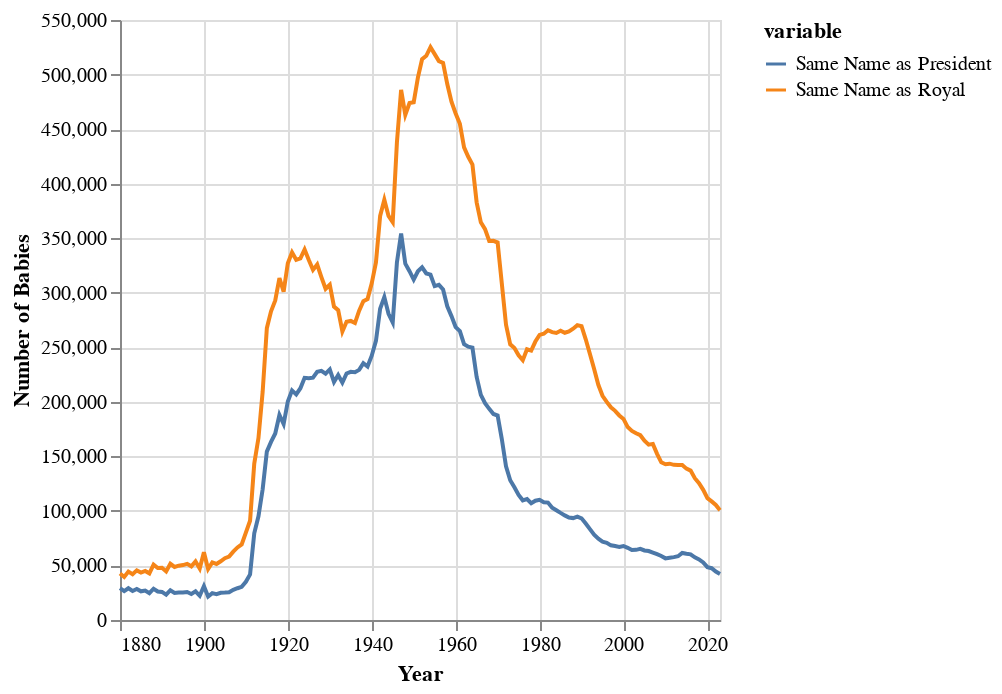

The code cell stored with this chart in its notebook:
### Code cell
named_after = presidents_in_df.groupby('Year')['Count'].sum().reset_index(name='Same Name as President').set_index('Year')
named_after_royals = royals_in_df.groupby('Year')['Count'].sum().reset_index(name='Same Name as Royal').set_index('Year')
named_after = named_after.join(named_after_royals).reset_index().melt('Year')
named_after.to_csv("babyname_data.csv")


alt.Chart(named_after).mark_line().encode(
    x=alt.X('Year:T', axis=alt.Axis(format='%Y')),
    y=alt.Y('value:Q', title='Number of Babies'),
    color='variable:N', 
)

### Figure 1 — Vega specification as saved in the notebook (floating-point values rounded to 4 significant figures; data arrays with more than 128 entries replaced by an {"elided": "..."} marker saying what was removed)
{"$schema": "https://vega.github.io/schema/vega/v5.json", "data": [{"name": "source_0", "values": {"elided": "288 records"}, "transform": [{"type": "formula", "expr": "toDate(datum['Year'])", "as": "Year"}]}, {"name": "source_0_y_domain_value", "values": [{"min": 21526, "max": 525058}]}, {"name": "source_0_color_domain_variable", "values": [{"variable": "Same Name as President"}, {"variable": "Same Name as Royal"}]}], "marks": [{"type": "group", "name": "pathgroup", "from": {"facet": {"data": "source_0", "name": "faceted_path_main", "groupby": ["variable"]}}, "encode": {"update": {"height": {"field": {"signal": null, "datum": null, "group": "height", "parent": null}}, "width": {"field": {"signal": null, "datum": null, "group": "width", "parent": null}}}}, "marks": [{"type": "line", "name": "marks", "from": {"data": "faceted_path_main"}, "sort": {"field": "datum[\"Year\"]"}, "encode": {"update": {"y": {"field": "value", "scale": "y"}, "stroke": {"field": "variable", "scale": "color"}, "defined": {"signal": "isValid(datum[\"Year\"]) && isFinite(+datum[\"Year\"]) && isValid(datum[\"value\"]) && isFinite(+datum[\"value\"])"}, "x": {"field": "Year", "scale": "x"}}}, "style": ["line"]}]}], "scales": [{"name": "x", "type": "time", "domain": {"data": "source_0", "field": "Year"}, "range": [0, {"signal": "width"}]}, {"name": "y", "type": "linear", "domain": [{"signal": "(data(\"source_0_y_domain_value\")[0] || {}).min"}, {"signal": "(data(\"source_0_y_domain_value\")[0] || {}).max"}], "range": [{"signal": "height"}, 0], "zero": true, "nice": true}, {"name": "color", "type": "ordinal", "domain": {"data": "source_0_color_domain_variable", "field": "variable", "sort": true}, "range": "category"}], "axes": [{"scale": "x", "labels": false, "minExtent": 0, "ticks": false, "zindex": 0, "orient": "bottom", "aria": false, "tickCount": {"signal": "ceil(width/40)"}, "maxExtent": 0, "grid": true, "gridScale": "y", "domain": false}, {"scale": "y", "domain": false, "gridScale": "x", "maxExtent": 0, "orient": "left", "labels": false, "tickCount": {"signal": "ceil(height/40)"}, "zindex": 0, "aria": false, "ticks": false, "grid": true, "minExtent": 0}, {"scale": "x", "grid": false, "labelFlush": true, "tickCount": {"signal": "ceil(width/40)"}, "zindex": 0, "labelOverlap": true, "title": "Year", "orient": "bottom", "format": "%Y"}, {"scale": "y", "title": "Number of Babies", "labelOverlap": true, "orient": "left", "tickCount": {"signal": "ceil(height/40)"}, "zindex": 0, "grid": false}], "legends": [{"stroke": "color", "symbolType": "stroke", "title": "variable"}], "width": 300, "background": "white", "height": 300, "padding": 5, "style": "cell"}
